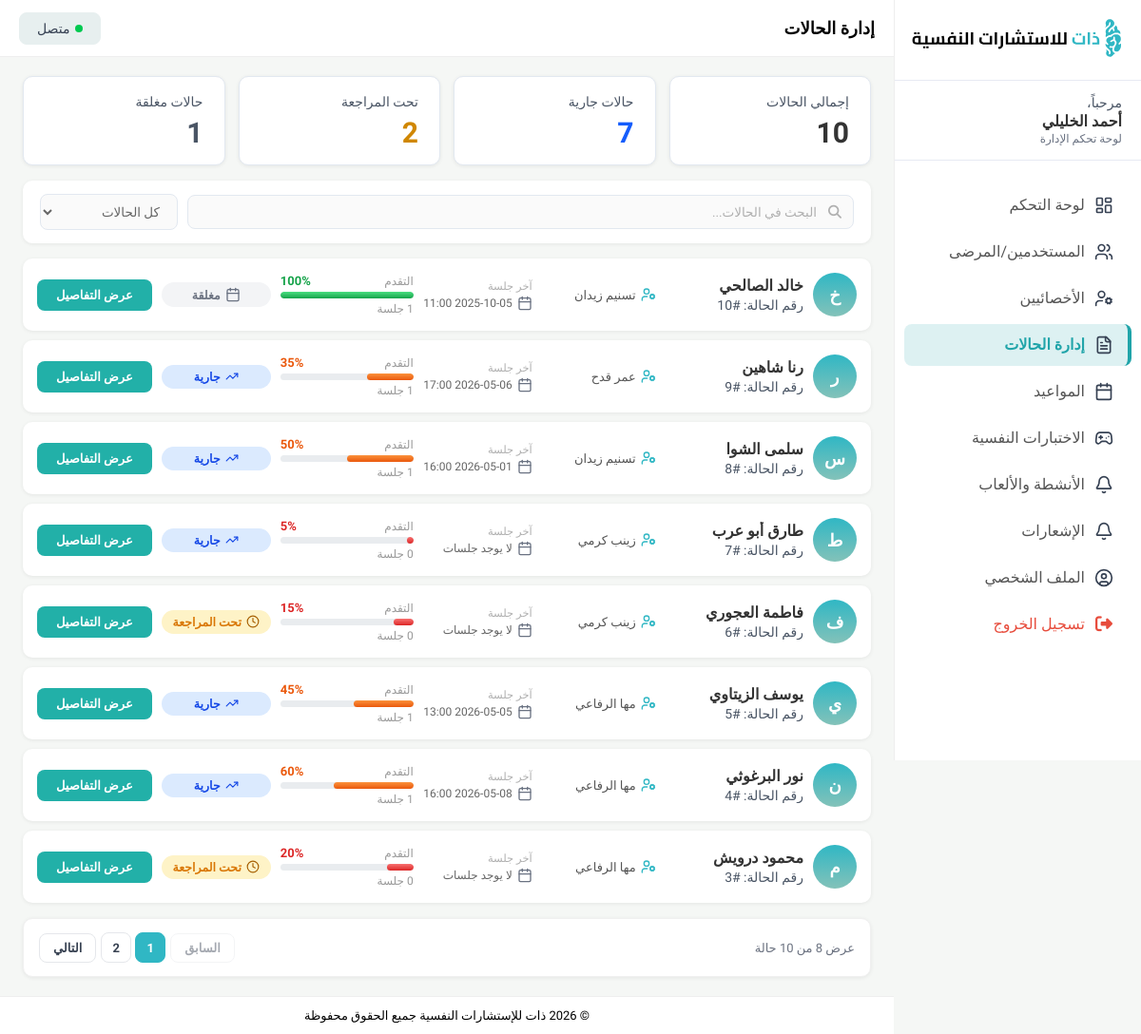
The page /Admin/admin-cases-page/cases.php (signed in) on the database its author committed.
### tables this page shows
CREATE TABLE `cases` (
  `case_id` int(11) NOT NULL,
  `client_id` int(11) DEFAULT NULL,
  `therapist_id` int(11) DEFAULT NULL,
  `title` varchar(200) NOT NULL,
  `description` text DEFAULT NULL,
  `status` enum('IN_PROGRESS','UNDER_REVIEW','CLOSED') NOT NULL DEFAULT 'IN_PROGRESS',
  `priority` varchar(10) NOT NULL DEFAULT 'MEDIUM' CHECK (`priority` in ('LOW','MEDIUM','HIGH')),
  `is_flagged` tinyint(1) NOT NULL DEFAULT 0,
  `created_at` datetime NOT NULL DEFAULT current_timestamp(),
  `last_updated` datetime NOT NULL DEFAULT current_timestamp() ON UPDATE current_timestamp(),
  `closed_at` datetime DEFAULT NULL,
  `progress` tinyint(3) UNSIGNED NOT NULL DEFAULT 0 CHECK (`progress` between 0 and 100)
);

CREATE TABLE `users` (
  `user_id` int(11) NOT NULL,
  `name` varchar(100) NOT NULL,
  `email` varchar(150) NOT NULL,
  `password` varchar(255) NOT NULL,
  `phone` varchar(20) DEFAULT NULL,
  `avatar` varchar(255) DEFAULT NULL,
  `role` varchar(20) NOT NULL CHECK (`role` in ('CLIENT','THERAPIST','ADMIN')),
  `is_active` tinyint(1) DEFAULT 1,
  `created_at` datetime NOT NULL DEFAULT current_timestamp(),
  `updated_at` datetime NOT NULL DEFAULT current_timestamp() ON UPDATE current_timestamp(),
  `is_2fa_enabled` tinyint(1) NOT NULL DEFAULT 0,
  `username` varchar(50) DEFAULT NULL,
  `appointment_notifications` tinyint(1) NOT NULL DEFAULT 1,
  `message_notifications` tinyint(1) NOT NULL DEFAULT 1,
  `activity_reminder_notifications` tinyint(1) NOT NULL DEFAULT 1,
  `session_version` int(10) UNSIGNED NOT NULL DEFAULT 0
);

### Database/db.php (called while the page is built, shortened)
<?php
$config = require __DIR__ . '/config.php';
$host = $config['host'];
$db = $config['db'];
$user = $config['user'];
$pass = $config['pass'];
$charset = $config['charset'];
$dsn = "mysql:host=$host;dbname=$db;charset=$charset";
try {
    $pdo = new PDO($dsn, $user, $pass, [
        PDO::ATTR_ERRMODE => PDO::ERRMODE_EXCEPTION,
        PDO::ATTR_DEFAULT_FETCH_MODE => PDO::FETCH_ASSOC,
        PDO::ATTR_EMULATE_PREPARES => false,
    ]);
} catch (PDOException $e) {
    die('Connection failed: ' . $e->getMessage());
}
function db(): PDO
{
    global $pdo;
    return $pdo;
}

### Admin/admin-cases-page/cases-database.php (called while the page is built, shortened)
<?php
require_once __DIR__ . '/../../Database/db.php';
function getCasesStats(): array
{
    $sql = "SELECT
                COUNT(*) AS total,
                SUM(status = 'IN_PROGRESS') AS active,
                SUM(status = 'UNDER_REVIEW') AS review,
                SUM(status = 'CLOSED') AS closed
            FROM cases";
    $row = db()->query($sql)->fetch();
    return [
        'total'  => (int)($row['total'] ?? 0),
        'active' => (int)($row['active'] ?? 0),
        'review' => (int)($row['review'] ?? 0),
        'closed' => (int)($row['closed'] ?? 0),
    ];
}
function getCases(int $page = 1, int $limit = 8, string $search = '', string $status = ''): array
{
    $offset = ($page - 1) * $limit;
    $params = [];
    $whereSql = '';
    $sql = "
        SELECT
            c.case_id,
            c.status,
            c.progress,
            u_client.name AS client_name,
            u_thera.name AS therapist_name,
            MAX(s.end_time) AS last_session,
            COUNT(s.session_id) AS sessions_count
        FROM cases c
        JOIN users u_client ON c.client_id = u_client.user_id
        JOIN users u_thera ON c.therapist_id = u_thera.user_id
        LEFT JOIN sessions s ON s.case_id = c.case_id
        $whereSql
        GROUP BY
            c.case_id, c.status, c.progress,
            u_client.name, u_thera.name
        ORDER BY c.case_id DESC
        LIMIT :limit OFFSET :offset
    ";
    $stmt = db()->prepare($sql);
    $stmt->bindValue(':limit', $limit, PDO::PARAM_INT);
    $stmt->bindValue(':offset', $offset, PDO::PARAM_INT);
    $stmt->execute();
    $cases = $stmt->fetchAll(PDO::FETCH_ASSOC);
    $countSql = "
        SELECT COUNT(DISTINCT c.case_id)
        FROM cases c
        JOIN users u_client ON c.client_id = u_client.user_id
        JOIN users u_thera ON c.therapist_id = u_thera.user_id
        LEFT JOIN sessions s ON s.case_id = c.case_id
        $whereSql
    ";
    $countStmt = db()->prepare($countSql);
    $countStmt->execute();
    $totalFound = (int) $countStmt->fetchColumn();
    return [
        'cases' => $cases,
        'totalFound' => $totalFound
    ];
}

### Admin/admin-cases-page/cases.php (the view, shortened to what this page needs)
<?php
require_once __DIR__ . '/cases-database.php';
$page   = isset($_GET['page']) ? (int)$_GET['page'] : 1;
$search = $_GET['search'] ?? '';
$status = $_GET['status'] ?? '';
$limit  = 8;
$stats = getCasesStats();
$result = getCases($page, $limit, $search, $status);
$cases = $result['cases'];
$totalFound = $result['totalFound'];
$totalPages = (int) max(0, (int) ceil($totalFound / $limit));
$casesPageUrl = static function (int $p) use ($search, $status): string {
  $q = ['page' => $p];
  if ($search !== '') {
    $q['search'] = $search;
  }
  if ($status !== '') {
    $q['status'] = $status;
  }
  return 'cases.php?' . http_build_query($q);
};
$shownCount = $totalFound === 0 ? 0 : count($cases);
$paginationInfo = 'عرض ' . $shownCount . ' من ' . $totalFound . ' حالة';
?>
<!doctype html>
<html lang="ar" dir="rtl">
<head>
  <link rel="stylesheet" href="https://cdnjs.cloudflare.com/ajax/libs/font-awesome/6.5.0/css/all.min.css" />
  <link rel="stylesheet" href="../admin-dashboard-page/admin-dashboard.css" />
  <link rel="stylesheet" href="./cases.css" />
</head>
<body>
  <?php require __DIR__ . '/../partials/sidebar.php'; ?>
  <div class="main-wrapper">
    <header class="navbar">
      <div class="nav-title">إدارة الحالات</div>
      <div class="nav-right"><button class="status-btn"><span class="status-dot"></span>متصل</button></div>
    </header>
    <main class="page-content">
      <div class="stats-row">
        <div class="stat-card">
          <span class="stat-label">إجمالي الحالات</span>
          <span class="stat-value"><?= $stats['total'] ?></span>
        </div>
        <div class="stat-card active-stat">
          <span class="stat-label">حالات جارية</span>
          <span class="stat-value"><?= $stats['active'] ?></span>
        </div>
        <div class="stat-card review-stat">
          <span class="stat-label">تحت المراجعة</span>
          <span class="stat-value"><?= $stats['review'] ?></span>
        </div>
        <div class="stat-card pending-stat">
          <span class="stat-label">حالات مغلقة</span>
          <span class="stat-value"><?= $stats['closed'] ?></span>
        </div>
      </div>
   <form method="GET" action="cases.php" class="filter-bar">
        <div class="search-wrapper">
          <input type="text" name="search" id="search-input" placeholder="البحث في الحالات..." value="<?= htmlspecialchars($search) ?>" onchange="this.form.submit()" />
        </div>
        <select class="filter-select" name="status" id="status-filter" onchange="this.form.submit()">
          <option value="">كل الحالات</option>
        </select>
      </form>
      <div class="cases-list" id="cases-container">
        <?php foreach ($cases as $c):
          $initial = mb_substr($c['client_name'], 0, 1, 'UTF-8');
          $formattedDate = $c['last_session']
            ? date("Y-m-d H:i", strtotime($c['last_session']))
            : 'لا يوجد جلسات';
          $statusMap = [
            'IN_PROGRESS'  => ['label' => 'جارية', 'cls' => 'active', 'icon' => '../images/StatusIcon.svg'],
            'UNDER_REVIEW' => ['label' => 'تحت المراجعة', 'cls' => 'review', 'icon' => '../images/StatusIcon (1).svg'],
            'CLOSED'       => ['label' => 'مغلقة', 'cls' => 'pending', 'icon' => '../images/Calendar.svg']
          ];
          $st = $statusMap[$c['status']] ?? $statusMap['IN_PROGRESS'];
          $progressVal = (int) $c['progress'];
          if ($progressVal <= 30) {
            $progressColor = 'progress-low';
          } elseif ($progressVal <= 80) {
            $progressColor = 'progress-mid';
          } else {
            $progressColor = 'progress-high';
          }
        ?>
          <div class="case-card">
            <div class="avatar"><?= htmlspecialchars($initial, ENT_QUOTES, 'UTF-8') ?></div>
            <div class="case-info">
              <span class="case-name"><?= htmlspecialchars($c['client_name']) ?></span>
              <span class="case-condition">رقم الحالة: #<?= $c['case_id'] ?></span>
            </div>
            <div class="case-doctor"><img src="../images/UserCog.svg"> <?= htmlspecialchars($c['therapist_name']) ?></div>
            <div class="case-date-col">
              <span class="case-date-label">آخر جلسة</span>
              <span class="case-date-val"><img src="../images/Calendar.svg"> <?= $formattedDate ?></span>
            </div>
            <div class="case-progress-col">
              <div class="progress-top">
                <span class="progress-label">التقدم</span>
                <span class="progress-pct <?= $progressColor ?>"><?= $c['progress'] ?>%</span>
              </div>
              <div class="progress-bar-wrap">
                <div class="progress-bar-fill <?= $progressColor ?>" style="width:<?= $c['progress'] ?>%;"></div>
              </div>
              <div class="progress-sessions"><?= $c['sessions_count'] ?> جلسة</div>
            </div>
            <div class="badge <?= $st['cls'] ?>">
              <img src="<?= $st['icon'] ?>"> <?= $st['label'] ?>
            </div>
            <button class="btn-details" onclick='viewDetails(<?= json_encode($c, JSON_HEX_APOS | JSON_UNESCAPED_UNICODE) ?>, "<?= htmlspecialchars($formattedDate, ENT_QUOTES, 'UTF-8') ?>")'>عرض التفاصيل</button>
          </div>
        <?php endforeach; ?>
      </div>
      <div class="pagination-bar">
        <div class="pagination-info"><?= htmlspecialchars($paginationInfo) ?></div>
        <div class="pagination-controls">
          <?php if ($page > 1 && $totalPages > 0): ?>
            <a class="page-btn prev-btn" href="<?= htmlspecialchars($casesPageUrl($page - 1)) ?>">السابق</a>
          <?php else: ?>
            <span class="page-btn prev-btn" aria-disabled="true">السابق</span>
          <?php endif; ?>
          <div class="page-numbers">
            <?php for ($i = 1; $i <= $totalPages; $i++): ?>
              <a
                href="<?= htmlspecialchars($casesPageUrl($i)) ?>"
                class="page-number-btn<?= $i === $page ? ' active' : '' ?>"><?= $i ?></a>
            <?php endfor; ?>
          </div>
          <?php if ($page < $totalPages): ?>
            <a class="page-btn next-btn" href="<?= htmlspecialchars($casesPageUrl($page + 1)) ?>">التالي</a>
          <?php else: ?>
            <span class="page-btn next-btn" aria-disabled="true">التالي</span>
          <?php endif; ?>
        </div>
      </div>
    </main>
    <footer>© 2026 ذات للإستشارات النفسية جميع الحقوق محفوظة</footer>
  </div>
</body>
</html>

### Admin/admin-dashboard-page/admin-dashboard.css (style rules this page uses)
:root { --primary: #0ea5b0; --primary-light: #e8f8f9; --primary-dark: #0b8a94; --sidebar-w: 260px; --header-h: 60px; --bg: #f4f7f9; --white: #ffffff; --text-dark: #1c2b3a; --text-mid: #4a5568; --text-light: #94a3b8; --border: #e2e8f0; --shadow: 0 1px 6px rgba(0, 0, 0, 0.06); --shadow-md: 0 4px 18px rgba(0, 0, 0, 0.09); --radius: 12px; --radius-sm: 8px; --c-pink: #fde8f3; --c-green: #dcfce7; --c-orange: #ffedd5; --c-teal: #ccf2f4; --c-purple: #ede9fe; --c-blue: #dbeafe; --t-pink: #db2777; --t-green: #16a34a; --t-orange: #ea6c00; --t-teal: #0ea5b0; --t-purple: #7c3aed; --t-blue: #2563eb; --font: "Cairo", sans-serif; }
* { margin: 0; padding: 0; box-sizing: border-box; font-family: "Cairo", sans-serif; }
html, body { width: 100%; overflow-x: hidden; }
body { background-color: #f5f7f5; display: flex; flex-direction: row; min-height: 100vh; padding-right: var(--sidebar-w); }
.main-wrapper { flex: 1; display: flex; flex-direction: column; min-width: 0; width: 100%; max-width: 100%; }
.page-content { flex: 1; padding: 20px; display: flex; flex-direction: column; gap: 16px; width: 100%; }
.navbar { height: var(--header-h); background: white; display: flex; align-items: center; justify-content: space-between; padding: 0 20px; border-bottom: 1px solid #eee; position: sticky; top: 0; z-index: 2000; gap: 10px; }
.nav-title { font-size: 18px; font-weight: 700; flex: 1; }
.nav-right { flex-shrink: 0; }
.status-btn { display: inline-flex; align-items: center; gap: 6px; padding: 6px 18px; border-radius: 8px; border: 1px solid #e7efef; background: #e7efef; color: #364153; font-size: 14px; font-weight: 400; line-height: 20px; }
.status-dot { width: 8px; height: 8px; border-radius: 50%; background: #00c950; }
footer { background: white; text-align: center; padding: 12px; border-top: 1px solid #eee; font-size: 13px; }
.stat-card { background: var(--white); border: 1px solid var(--border); border-radius: var(--radius); padding: 14px 14px 12px; box-shadow: var(--shadow); transition: transform 0.2s, box-shadow 0.2s; }
.stat-label { font-size: 11px; color: var(--text-light); font-weight: 500; margin-bottom: 4px; white-space: nowrap; overflow: hidden; text-overflow: ellipsis; }
.stat-value { font-size: 20px; font-weight: 800; color: var(--text-dark); line-height: 1; }

### Admin/admin-cases-page/cases.php (style rules this page uses)
.case-card { gap: 10px; padding: 15px; }
.case-date-val { font-size: 12px; color: #666; }

### rows shown on the page
cases: users.name "خ", users.name "خالد الصالحي", case_id "10", users.name "تسنيم زيدان", formattedDate "2025-10-05 11:00", progress "100", shows a picture, status "مغلقة"
cases: users.name "ر", users.name "رنا شاهين", case_id "9", users.name "عمر قدح", formattedDate "2026-05-06 17:00", progress "35", status "جارية"
cases: users.name "س", users.name "سلمى الشوا", case_id "8", users.name "تسنيم زيدان", formattedDate "2026-05-01 16:00", progress "50", status "جارية"
cases: users.name "ط", users.name "طارق أبو عرب", case_id "7", users.name "زينب كرمي", formattedDate "لا يوجد جلسات", progress "5", status "جارية"
cases: users.name "ف", users.name "فاطمة العجوري", case_id "6", users.name "زينب كرمي", formattedDate "لا يوجد جلسات", progress "15", status "تحت المراجعة"
cases: users.name "ي", users.name "يوسف الزيتاوي", case_id "5", users.name "مها الرفاعي", formattedDate "2026-05-05 13:00", progress "45", status "جارية"
cases: users.name "ن", users.name "نور البرغوثي", case_id "4", users.name "مها الرفاعي", formattedDate "2026-05-08 16:00", progress "60", status "جارية"
cases: users.name "م", users.name "محمود درويش", case_id "3", users.name "مها الرفاعي", formattedDate "لا يوجد جلسات", progress "20", status "تحت المراجعة"

### other values the page prints
$adminSidebarUserName "أحمد الخليلي"
$item['label'] "لوحة التحكم"
$item['label'] "المستخدمين/المرضى"
$item['label'] "الأخصائيين"
$item['label'] "إدارة الحالات"
$item['label'] "المواعيد"
$item['label'] "الاختبارات النفسية"
$item['label'] "الأنشطة والألعاب"
$item['label'] "الإشعارات"
$item['label'] "الملف الشخصي"
$stats['total'] "10"
$stats['active'] "7"
$stats['review'] "2"
$stats['closed'] "1"
$paginationInfo "عرض 8 من 10 حالة"
